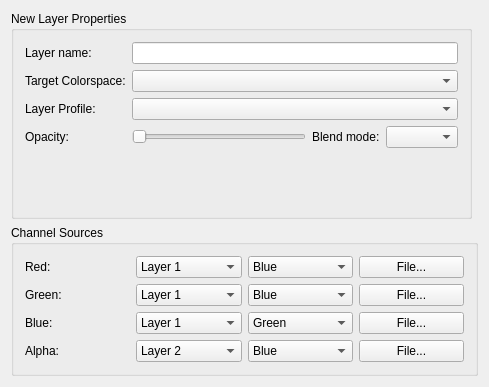
<ui version="4.0" >
 <class>WdgCompose</class>
 <widget class="QWidget" name="WdgCompose" >
  <property name="geometry" >
   <rect>
    <x>0</x>
    <y>0</y>
    <width>489</width>
    <height>387</height>
   </rect>
  </property>
  <layout class="QGridLayout" >
   <item row="0" column="0" >
    <widget class="QGroupBox" name="groupBox" >
     <property name="title" >
      <string>New Layer Properties</string>
     </property>
     <layout class="QGridLayout" >
      <item row="0" column="0" >
       <widget class="QLabel" name="label" >
        <property name="text" >
         <string>Layer name:</string>
        </property>
       </widget>
      </item>
      <item row="0" column="1" colspan="3" >
       <widget class="QLineEdit" name="lineEdit" />
      </item>
      <item row="1" column="0" >
       <widget class="QLabel" name="label_2" >
        <property name="text" >
         <string>Target Colorspace:</string>
        </property>
       </widget>
      </item>
      <item row="1" column="1" colspan="3" >
       <widget class="QComboBox" name="comboBox" />
      </item>
      <item row="2" column="0" >
       <widget class="QLabel" name="label_3" >
        <property name="text" >
         <string>Layer Profile:</string>
        </property>
       </widget>
      </item>
      <item row="2" column="1" colspan="3" >
       <widget class="QComboBox" name="comboBox_2" />
      </item>
      <item row="3" column="0" >
       <widget class="QLabel" name="label_4" >
        <property name="text" >
         <string>Opacity: </string>
        </property>
       </widget>
      </item>
      <item row="3" column="1" >
       <widget class="QSlider" name="horizontalSlider" >
        <property name="orientation" >
         <enum>Qt::Horizontal</enum>
        </property>
       </widget>
      </item>
      <item row="3" column="2" >
       <widget class="QLabel" name="label_5" >
        <property name="text" >
         <string>Blend mode:</string>
        </property>
       </widget>
      </item>
      <item row="3" column="3" >
       <widget class="QComboBox" name="comboBox_3" />
      </item>
      <item row="4" column="0" >
       <spacer>
        <property name="orientation" >
         <enum>Qt::Vertical</enum>
        </property>
        <property name="sizeHint" >
         <size>
          <width>20</width>
          <height>40</height>
         </size>
        </property>
       </spacer>
      </item>
     </layout>
    </widget>
   </item>
   <item row="0" column="1" >
    <widget class="QFrame" name="frame" >
     <property name="frameShape" >
      <enum>QFrame::StyledPanel</enum>
     </property>
     <property name="frameShadow" >
      <enum>QFrame::Raised</enum>
     </property>
     <widget class="QLabel" name="label_7" >
      <property name="geometry" >
       <rect>
        <x>6</x>
        <y>30</y>
        <width>61</width>
        <height>21</height>
       </rect>
      </property>
      <property name="text" >
       <string>TextLabel</string>
      </property>
     </widget>
    </widget>
   </item>
   <item row="1" column="0" colspan="2" >
    <widget class="QGroupBox" name="groupBox_2" >
     <property name="title" >
      <string>Channel Sources</string>
     </property>
     <layout class="QGridLayout" >
      <item row="0" column="0" >
       <layout class="QHBoxLayout" >
        <item>
         <widget class="QLabel" name="label_6" >
          <property name="text" >
           <string>Red:</string>
          </property>
         </widget>
        </item>
        <item>
         <widget class="QComboBox" name="comboBox_4" >
          <item>
           <property name="text" >
            <string>Layer 1</string>
           </property>
          </item>
         </widget>
        </item>
        <item>
         <widget class="QComboBox" name="comboBox_5" >
          <item>
           <property name="text" >
            <string>Blue</string>
           </property>
          </item>
         </widget>
        </item>
        <item>
         <widget class="QPushButton" name="pushButton" >
          <property name="text" >
           <string>File...</string>
          </property>
         </widget>
        </item>
       </layout>
      </item>
      <item row="1" column="0" >
       <layout class="QHBoxLayout" >
        <item>
         <widget class="QLabel" name="label_8" >
          <property name="text" >
           <string>Green:</string>
          </property>
         </widget>
        </item>
        <item>
         <widget class="QComboBox" name="comboBox_6" >
          <item>
           <property name="text" >
            <string>Layer 1</string>
           </property>
          </item>
         </widget>
        </item>
        <item>
         <widget class="QComboBox" name="comboBox_7" >
          <item>
           <property name="text" >
            <string>Blue</string>
           </property>
          </item>
         </widget>
        </item>
        <item>
         <widget class="QPushButton" name="pushButton_2" >
          <property name="text" >
           <string>File...</string>
          </property>
         </widget>
        </item>
       </layout>
      </item>
      <item row="2" column="0" >
       <layout class="QHBoxLayout" >
        <item>
         <widget class="QLabel" name="label_9" >
          <property name="text" >
           <string>Blue:</string>
          </property>
         </widget>
        </item>
        <item>
         <widget class="QComboBox" name="comboBox_8" >
          <item>
           <property name="text" >
            <string>Layer 1</string>
           </property>
          </item>
         </widget>
        </item>
        <item>
         <widget class="QComboBox" name="comboBox_9" >
          <item>
           <property name="text" >
            <string>Green</string>
           </property>
          </item>
         </widget>
        </item>
        <item>
         <widget class="QPushButton" name="pushButton_3" >
          <property name="text" >
           <string>File...</string>
          </property>
         </widget>
        </item>
       </layout>
      </item>
      <item row="3" column="0" >
       <layout class="QHBoxLayout" >
        <item>
         <widget class="QLabel" name="label_10" >
          <property name="text" >
           <string>Alpha:</string>
          </property>
         </widget>
        </item>
        <item>
         <widget class="QComboBox" name="comboBox_10" >
          <item>
           <property name="text" >
            <string>Layer 2</string>
           </property>
          </item>
         </widget>
        </item>
        <item>
         <widget class="QComboBox" name="comboBox_11" >
          <item>
           <property name="text" >
            <string>Blue</string>
           </property>
          </item>
         </widget>
        </item>
        <item>
         <widget class="QPushButton" name="pushButton_4" >
          <property name="text" >
           <string>File...</string>
          </property>
         </widget>
        </item>
       </layout>
      </item>
     </layout>
    </widget>
   </item>
  </layout>
 </widget>
 <layoutdefault spacing="6" margin="11" />
 <pixmapfunction>qPixmapFromMimeSource</pixmapfunction>
 <resources/>
 <connections/>
</ui>
